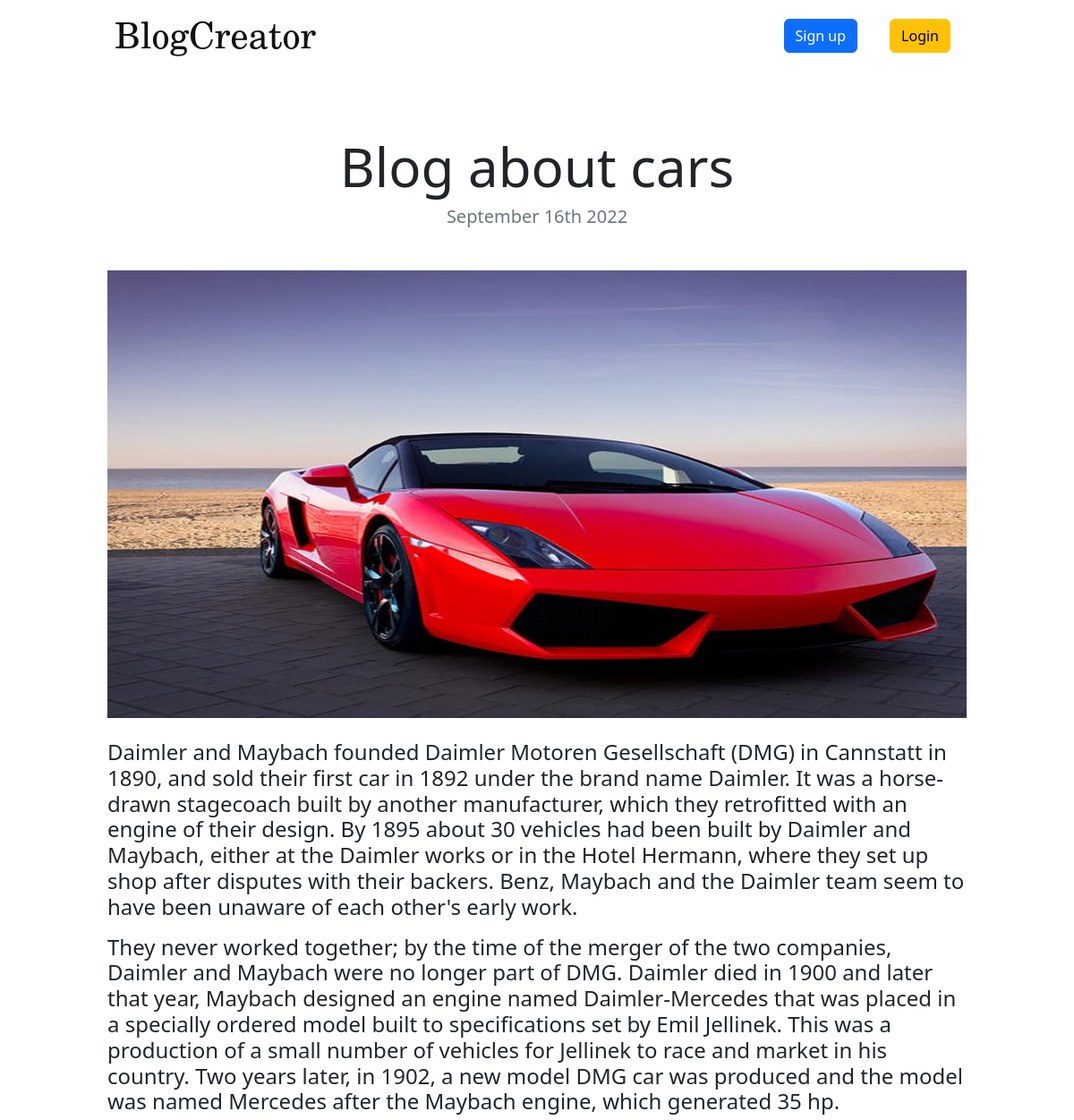
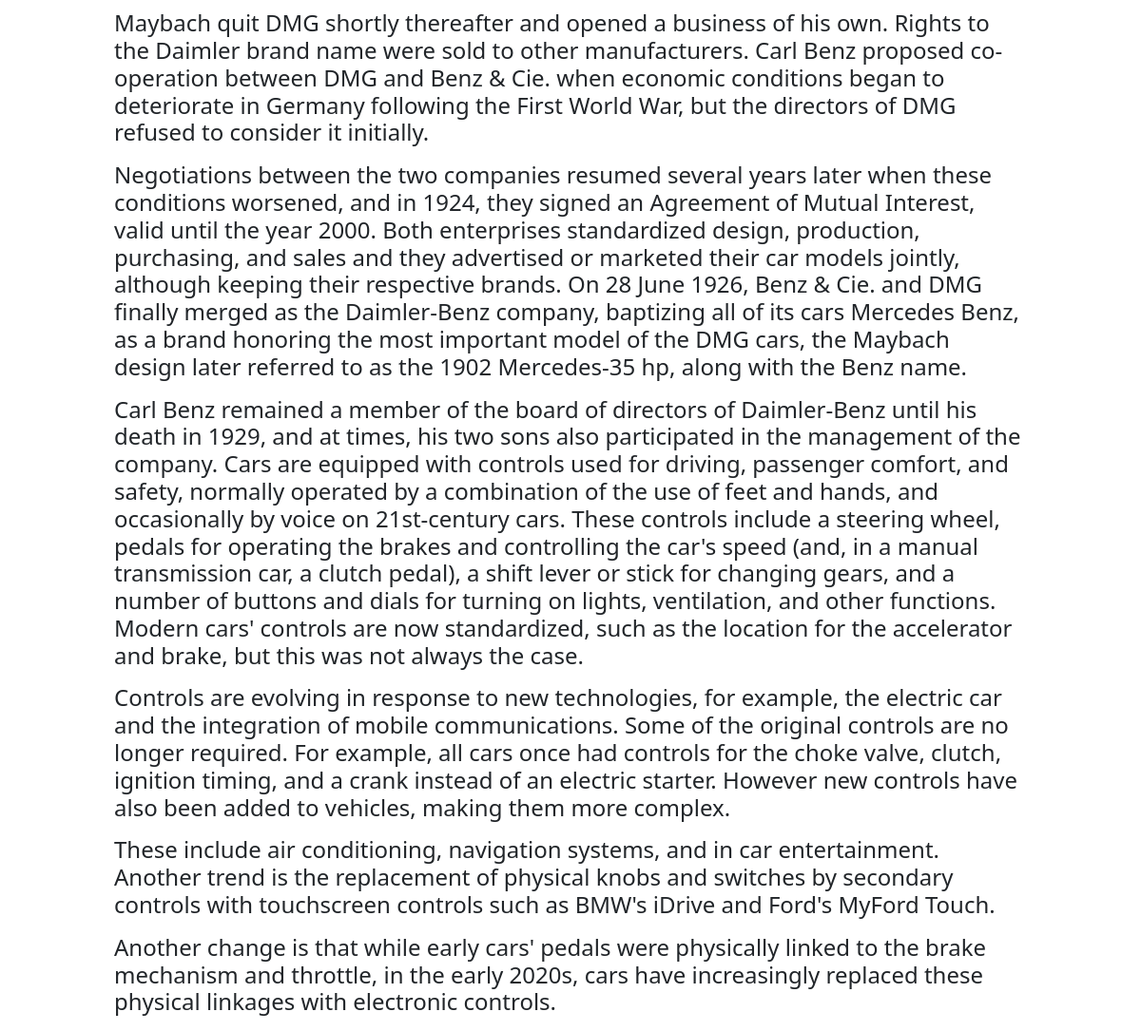
/blog/detail/17/, run on the app's committed database (2 pictures, top to bottom).
### blog/models.py (models this page shows, shortened)
class Blog(models.Model):
    title = models.CharField(max_length=100)
    content = models.TextField(blank=True)
    blog_photo = models.ImageField(upload_to='photos/')
    time_create = models.DateTimeField(auto_now_add=True)
    user = models.ForeignKey(User, on_delete=models.CASCADE, null=True)

### blog/views.py (the view)
# urls.py: path('blog/detail/<int:blog_id>/', BlogDetail.as_view(), name='blog_detail'),
class BlogDetail(DetailView):
    model = Blog
    template_name = 'blog/blog_detail.html'
    pk_url_kwarg = 'blog_id'
    def get_queryset(self):
        return Blog.objects.filter(id=self.kwargs['blog_id'])
    def get_context_data(self, *, object_list=None, **kwargs):
        context = super().get_context_data(**kwargs)
        context['title'] = f'Detail blog'
        context['blog'] = self.get_queryset()[0]
        return context

### blog/templates/blog/blog_detail.html
{% extends 'blog/base.html' %}
{% load static %}
{% block content %}
  <div class="detail_text">
    <h1>{{ blog.title }}</h1>
    <h5 class="text-center text-muted mb-5">{{ blog.time_create|date:'F jS Y' }}</h5>
    <div class="photo">
      <img src="{{ blog.blog_photo.url }}" alt="">
    </div>
    <br>
    <h4 class="text">{{ blog.content|linebreaks }}</h4>
  </div>
{% endblock %}

### blog/static/blog/main.css (style rules this page uses)
.detail_text { width: 80%; margin: 0 auto; }
.photo { text-align: center; }
.photo > img { width: 100%; height: 500px; }
.text { text-align: left; }
.detail_text > h1 { font-size: 60px; text-align: center; }

### data on the page
Blog: title "Blog about cars", time_create "September 16th 2022", blog_photo (picture), content "Daimler and Maybach founded Daimler Motoren Gesellschaft (DMG) in Cannstatt in 1890, and sold their first car in 1892 under the brand name Daimler. It was a horse-drawn stagecoach built by another manufacturer, which they retrofitted with an engine of their design. By 1895 about 30 vehicles had been built by Daimler and Maybach, either at the Daimler works or in the Hotel Hermann, where they set up shop after disputes with their backers. Benz, Maybach and the Daimler team seem to have been unaware of each other's early work. They never worked together; by the time of the merger of the two companies, Daimler and Maybach were no longer part of DMG. Daimler died in 1900 and later that year,…"
